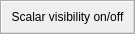
<?xml version="1.0" encoding="UTF-8"?>
<ui version="4.0">
 <class>mqScalarsControlsToolbar</class>
 <widget class="QToolBar" name="mqScalarsControlsToolbar">
  <property name="geometry">
   <rect>
    <x>0</x>
    <y>0</y>
    <width>129</width>
    <height>34</height>
   </rect>
  </property>
  <property name="windowTitle">
   <string>Main Controls</string>
  </property>
  <property name="orientation">
   <enum>Qt::Horizontal</enum>
  </property>
  <action name="actionScalarVisibility">
   <property name="checkable">
    <bool>true</bool>
   </property>
   <property name="icon">
    <iconset resource="../Icons/icons.qrc">
     <normaloff>:/Icons/scalars.png</normaloff>
     <normalon>:/Icons/scalars.png</normalon>:/Icons/scalars.png</iconset>
   </property>
   <property name="text">
    <string>Scalar visibility on/off</string>
   </property>
   <property name="toolTip">
    <string>Display scalars on/off toggle button</string>
   </property>
  </action>
  <addaction name="actionScalarVisibility"/>
 </widget>
 <resources>
  <include location="../Icons/icons.qrc"/>
  <include location="../Icons/icons.qrc"/>
 </resources>
 <connections/>
</ui>
